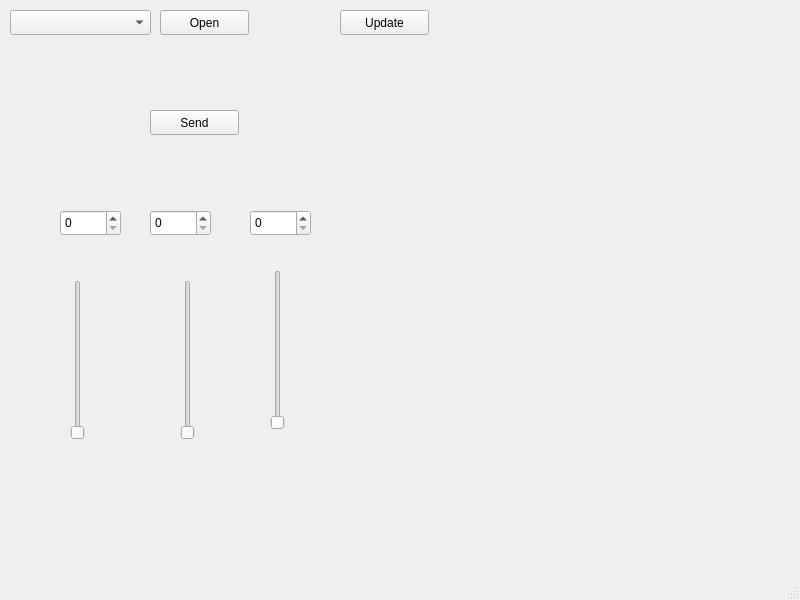
<?xml version="1.0" encoding="UTF-8"?>
<ui version="4.0">
 <class>MainWindow</class>
 <widget class="QMainWindow" name="MainWindow">
  <property name="geometry">
   <rect>
    <x>0</x>
    <y>0</y>
    <width>800</width>
    <height>600</height>
   </rect>
  </property>
  <property name="windowTitle">
   <string>MainWindow</string>
  </property>
  <widget class="QWidget" name="centralwidget">
   <widget class="QPushButton" name="pushButtonOpen">
    <property name="geometry">
     <rect>
      <x>160</x>
      <y>10</y>
      <width>89</width>
      <height>25</height>
     </rect>
    </property>
    <property name="text">
     <string>Open</string>
    </property>
   </widget>
   <widget class="QPushButton" name="pushButtonSend">
    <property name="geometry">
     <rect>
      <x>150</x>
      <y>110</y>
      <width>89</width>
      <height>25</height>
     </rect>
    </property>
    <property name="text">
     <string>Send</string>
    </property>
   </widget>
   <widget class="QComboBox" name="comboBoxPorts">
    <property name="geometry">
     <rect>
      <x>10</x>
      <y>10</y>
      <width>141</width>
      <height>25</height>
     </rect>
    </property>
   </widget>
   <widget class="QPushButton" name="pushButtonUpdate">
    <property name="geometry">
     <rect>
      <x>340</x>
      <y>10</y>
      <width>89</width>
      <height>25</height>
     </rect>
    </property>
    <property name="text">
     <string>Update</string>
    </property>
   </widget>
   <widget class="QSpinBox" name="spinBoxG">
    <property name="geometry">
     <rect>
      <x>60</x>
      <y>210</y>
      <width>61</width>
      <height>26</height>
     </rect>
    </property>
    <property name="maximum">
     <number>255</number>
    </property>
   </widget>
   <widget class="QSpinBox" name="spinBoxR">
    <property name="geometry">
     <rect>
      <x>150</x>
      <y>210</y>
      <width>61</width>
      <height>26</height>
     </rect>
    </property>
    <property name="maximum">
     <number>255</number>
    </property>
   </widget>
   <widget class="QSpinBox" name="spinBoxB">
    <property name="geometry">
     <rect>
      <x>250</x>
      <y>210</y>
      <width>61</width>
      <height>26</height>
     </rect>
    </property>
    <property name="maximum">
     <number>255</number>
    </property>
   </widget>
   <widget class="QSlider" name="verticalSlider">
    <property name="geometry">
     <rect>
      <x>70</x>
      <y>280</y>
      <width>16</width>
      <height>160</height>
     </rect>
    </property>
    <property name="maximum">
     <number>255</number>
    </property>
    <property name="orientation">
     <enum>Qt::Vertical</enum>
    </property>
   </widget>
   <widget class="QSlider" name="verticalSlider_2">
    <property name="geometry">
     <rect>
      <x>180</x>
      <y>280</y>
      <width>16</width>
      <height>160</height>
     </rect>
    </property>
    <property name="maximum">
     <number>255</number>
    </property>
    <property name="orientation">
     <enum>Qt::Vertical</enum>
    </property>
   </widget>
   <widget class="QSlider" name="verticalSlider_3">
    <property name="geometry">
     <rect>
      <x>270</x>
      <y>270</y>
      <width>16</width>
      <height>160</height>
     </rect>
    </property>
    <property name="maximum">
     <number>255</number>
    </property>
    <property name="orientation">
     <enum>Qt::Vertical</enum>
    </property>
   </widget>
  </widget>
  <widget class="QMenuBar" name="menubar">
   <property name="geometry">
    <rect>
     <x>0</x>
     <y>0</y>
     <width>800</width>
     <height>22</height>
    </rect>
   </property>
  </widget>
  <widget class="QStatusBar" name="statusbar"/>
 </widget>
 <resources/>
 <connections/>
</ui>
